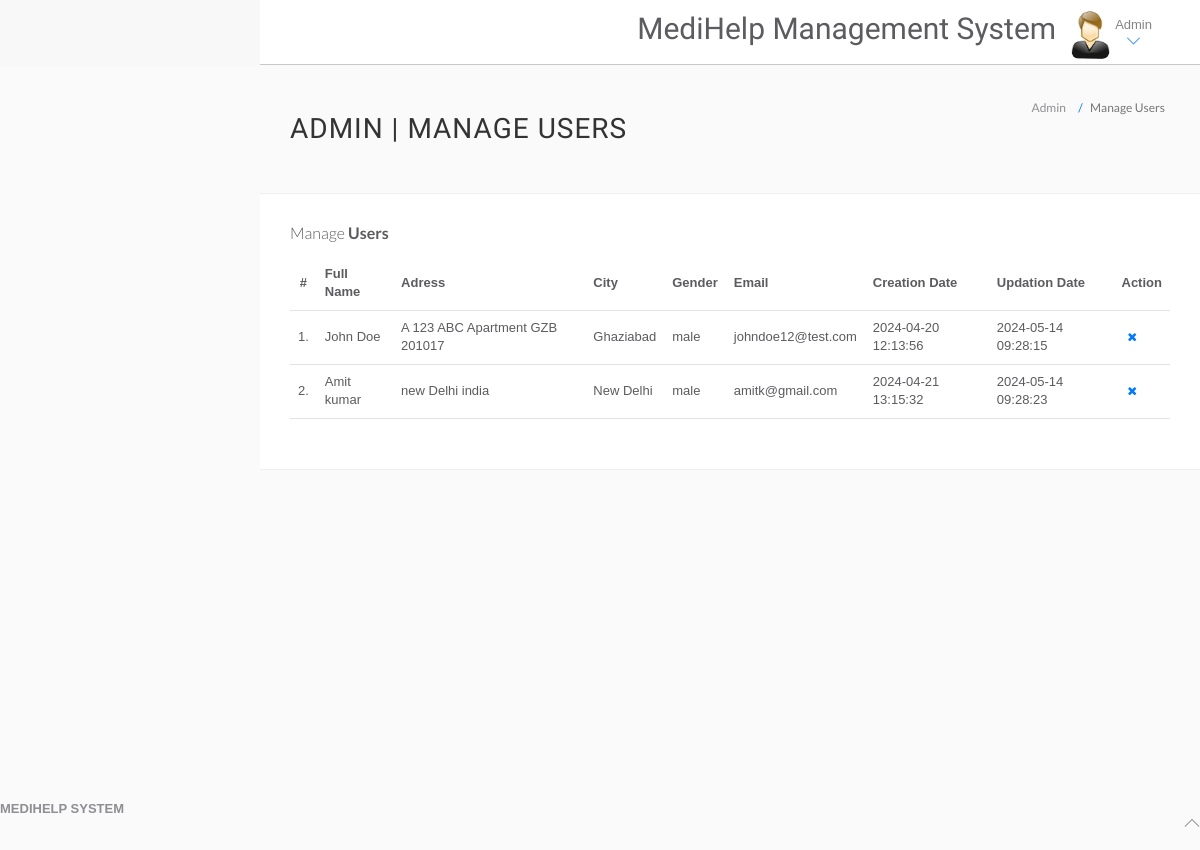
/hms/admin/manage-users.php (signed in), run on an earlier commit of the app's database.
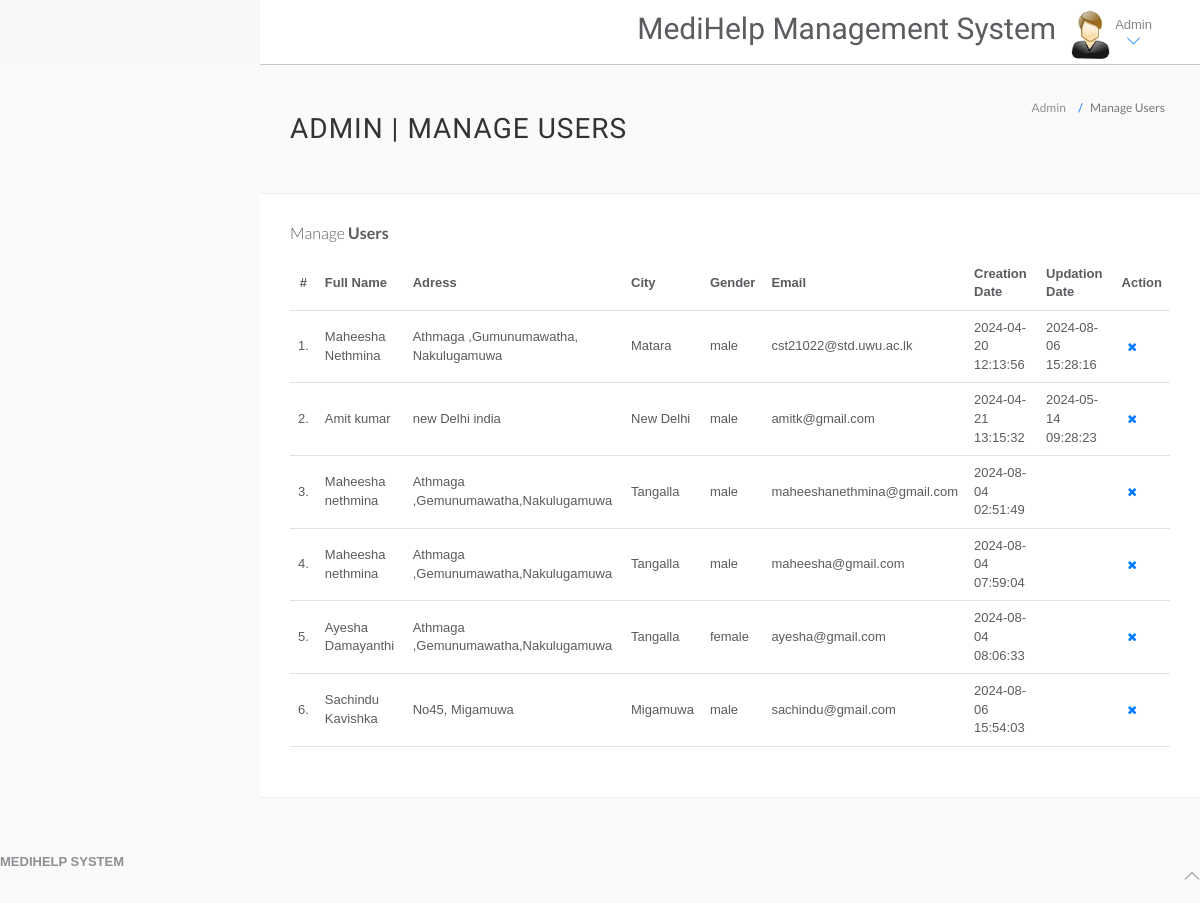
And on a later commit of the database.
### tables this page shows
CREATE TABLE `users` (
  `id` int(11) NOT NULL,
  `fullName` varchar(255) DEFAULT NULL,
  `address` longtext DEFAULT NULL,
  `city` varchar(255) DEFAULT NULL,
  `gender` varchar(255) DEFAULT NULL,
  `email` varchar(255) DEFAULT NULL,
  `password` varchar(255) DEFAULT NULL,
  `regDate` timestamp NULL DEFAULT current_timestamp(),
  `updationDate` timestamp NULL DEFAULT NULL ON UPDATE current_timestamp()
);

### hms/admin/manage-users.php (the view, shortened to what this page needs)
<?php
include('include/config.php');
if(strlen($_SESSION['id']==0)) {
 header('location:logout.php');
  } else{
?>
<!DOCTYPE html>
<html lang="en">
	<head>
		<link rel="stylesheet" href="vendor/bootstrap/css/bootstrap.min.css">
		<link rel="stylesheet" href="vendor/fontawesome/css/font-awesome.min.css">
		<link rel="stylesheet" href="vendor/themify-icons/themify-icons.min.css">
		<link href="vendor/animate.css/animate.min.css" rel="stylesheet" media="screen">
		<link href="vendor/perfect-scrollbar/perfect-scrollbar.min.css" rel="stylesheet" media="screen">
		<link href="vendor/switchery/switchery.min.css" rel="stylesheet" media="screen">
		<link href="vendor/bootstrap-touchspin/jquery.bootstrap-touchspin.min.css" rel="stylesheet" media="screen">
		<link href="vendor/select2/select2.min.css" rel="stylesheet" media="screen">
		<link href="vendor/bootstrap-datepicker/bootstrap-datepicker3.standalone.min.css" rel="stylesheet" media="screen">
		<link href="vendor/bootstrap-timepicker/bootstrap-timepicker.min.css" rel="stylesheet" media="screen">
		<link rel="stylesheet" href="assets/css/styles.css">
		<link rel="stylesheet" href="assets/css/plugins.css">
		<link rel="stylesheet" href="assets/css/themes/theme-1.css" id="skin_color" />
	</head>
	<body>
		<div id="app">
			<div class="app-content">
						<?php include('include/header.php');?>
				<div class="main-content" >
					<div class="wrap-content container" id="container">
						<section id="page-title">
							<div class="row">
								<div class="col-sm-8">
									<h1 class="mainTitle">Admin | Manage Users</h1>
																	</div>
								<ol class="breadcrumb">
									<li>
										<span>Admin</span>
									</li>
									<li class="active">
										<span>Manage Users</span>
									</li>
								</ol>
							</div>
						</section>
						<div class="container-fluid container-fullw bg-white">
									<div class="row">
								<div class="col-md-12">
									<h5 class="over-title margin-bottom-15">Manage <span class="text-bold">Users</span></h5>
									<table class="table table-hover" id="sample-table-1">
										<thead>
											<tr>
												<th class="center">#</th>
												<th>Full Name</th>
												<th class="hidden-xs">Adress</th>
												<th>City</th>
												<th>Gender </th>
												<th>Email </th>
												<th>Creation Date </th>
												<th>Updation Date </th>
												<th>Action</th>
											</tr>
										</thead>
										<tbody>
<?php
$sql=mysqli_query($con,"select * from users");
$cnt=1;
while($row=mysqli_fetch_array($sql))
{
?>
											<tr>
												<td class="center"><?php echo $cnt;?>.</td>
												<td class="hidden-xs"><?php echo $row['fullName'];?></td>
												<td><?php echo $row['address'];?></td>
												<td><?php echo $row['city'];?>
												</td>
												<td><?php echo $row['gender'];?></td>
												<td><?php echo $row['email'];?></td>
												<td><?php echo $row['regDate'];?></td>
												<td><?php echo $row['updationDate'];?>
												</td>
												<td >
												<div class="visible-md visible-lg hidden-sm hidden-xs">
	<a href="manage-users.php?id=<?php echo $row['id']?>&del=delete" onClick="return confirm('Are you sure you want to delete?')"class="btn btn-transparent btn-xs tooltips" tooltip-placement="top" tooltip="Remove"><i class="fa fa-times fa fa-white"></i></a>
												</div>
												</td>
											</tr>
											<?php
$cnt=$cnt+1;
											 }?>
										</tbody>
									</table>
								</div>
							</div>
								</div>
							</div>
						</div>
					</div>
				</div>
	<?php include('include/footer.php');?>
	</body>
</html>
<?php } ?>

What changed in the data, as far as the page shows it:
removed users: fullName "John Doe", address "A 123 ABC Apartment GZB 201017", city "Ghaziabad", gender "male", email "johndoe12@test.com", regDate "2024-04-20 12:13:56", updationDate "2024-05-14 09:28:15"
added users: fullName "Maheesha Nethmina", address "Athmaga ,Gumunumawatha, Nakulugamuwa", city "Matara", gender "male", email "cst21022@std.uwu.ac.lk", regDate "2024-04-20 12:13:56", updationDate "2024-08-06 15:28:16"
added users: fullName "Maheesha nethmina", address "Athmaga ,Gemunumawatha,Nakulugamuwa", city "Tangalla", gender "male", email "maheeshanethmina@gmail.com", regDate "2024-08-04 02:51:49"
added users: fullName "Maheesha nethmina", address "Athmaga ,Gemunumawatha,Nakulugamuwa", city "Tangalla", gender "male", email "maheesha@gmail.com", regDate "2024-08-04 07:59:04"
added users: fullName "Ayesha Damayanthi", address "Athmaga ,Gemunumawatha,Nakulugamuwa", city "Tangalla", gender "female", email "ayesha@gmail.com", regDate "2024-08-04 08:06:33"
added users: fullName "Sachindu Kavishka", address "No45, Migamuwa", city "Migamuwa", gender "male", email "sachindu@gmail.com", regDate "2024-08-06 15:54:03"
